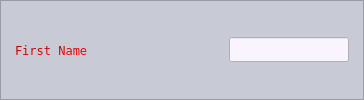
                 <widget class="QFrame" name="frame_2">
                  <property name="maximumSize">
                   <size>
                    <width>600</width>
                    <height>16777215</height>
                   </size>
                  </property>
                  <property name="styleSheet">
                   <string notr="true">background-color: rgb(200, 202, 214);</string>
                  </property>
                  <property name="frameShape">
                   <enum>QFrame::StyledPanel</enum>
                  </property>
                  <property name="frameShadow">
                   <enum>QFrame::Raised</enum>
                  </property>
                  <layout class="QHBoxLayout" name="horizontalLayout_5">
                   <item>
                    <widget class="QFrame" name="frame_15">
                     <property name="frameShape">
                      <enum>QFrame::NoFrame</enum>
                     </property>
                     <property name="frameShadow">
                      <enum>QFrame::Plain</enum>
                     </property>
                     <layout class="QVBoxLayout" name="verticalLayout_10">
                      <property name="leftMargin">
                       <number>3</number>
                      </property>
                      <property name="topMargin">
                       <number>3</number>
                      </property>
                      <property name="rightMargin">
                       <number>3</number>
                      </property>
                      <property name="bottomMargin">
                       <number>3</number>
                      </property>
                      <item>
                       <widget class="QLabel" name="l_fname">
                        <property name="minimumSize">
                         <size>
                          <width>125</width>
                          <height>0</height>
                         </size>
                        </property>
                        <property name="maximumSize">
                         <size>
                          <width>125</width>
                          <height>16777215</height>
                         </size>
                        </property>
                        <property name="font">
                         <font>
                          <family>Fixedsys</family>
                         </font>
                        </property>
                        <property name="styleSheet">
                         <string notr="true">
color: qlineargradient(spread:reflect, x1:0, y1:0.534, x2:1, y2:0.523, stop:0 rgba(0, 142, 0, 255), stop:0.513812 rgba(0, 0, 0, 255), stop:1 rgba(255, 0, 0, 255));</string>
                        </property>
                        <property name="frameShape">
                         <enum>QFrame::NoFrame</enum>
                        </property>
                        <property name="frameShadow">
                         <enum>QFrame::Plain</enum>
                        </property>
                        <property name="text">
                         <string>First Name</string>
                        </property>
                       </widget>
                      </item>
                     </layout>
                    </widget>
                   </item>
                   <item>
                    <widget class="QFrame" name="frame_16">
                     <property name="frameShape">
                      <enum>QFrame::NoFrame</enum>
                     </property>
                     <property name="frameShadow">
                      <enum>QFrame::Plain</enum>
                     </property>
                     <layout class="QHBoxLayout" name="horizontalLayout_16">
                      <property name="leftMargin">
                       <number>80</number>
                      </property>
                      <property name="topMargin">
                       <number>3</number>
                      </property>
                      <property name="rightMargin">
                       <number>3</number>
                      </property>
                      <property name="bottomMargin">
                       <number>3</number>
                      </property>
                      <item>
                       <widget class="QLineEdit" name="le_fname">
                        <property name="minimumSize">
                         <size>
                          <width>120</width>
                          <height>25</height>
                         </size>
                        </property>
                        <property name="maximumSize">
                         <size>
                          <width>120</width>
                          <height>25</height>
                         </size>
                        </property>
                        <property name="styleSheet">
                         <string notr="true">color: qlineargradient(spread:reflect, x1:0, y1:0.534, x2:1, y2:0.523, stop:0 rgba(0, 142, 0, 255), stop:0.513812 rgba(0, 0, 0, 255), stop:1 rgba(255, 0, 0, 255));
gridline-color: qlineargradient(spread:reflect, x1:0, y1:0.534, x2:1, y2:0.523, stop:0 rgba(0, 142, 0, 255), stop:0.513812 rgba(0, 0, 0, 255), stop:1 rgba(255, 0, 0, 255));
background-color: rgb(250, 244, 255);</string>
                        </property>
                        <property name="alignment">
                         <set>Qt::AlignCenter</set>
                        </property>
                       </widget>
                      </item>
                     </layout>
                    </widget>
                   </item>
                  </layout>
                 </widget>
